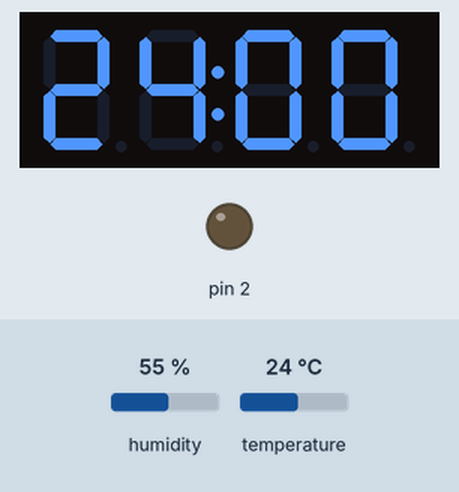
Simulated run of this sketch. Board: Arduino Uno, built with avr-gcc and run on an emulated ATmega328P. On the bench: 4-digit seven-segment display, output pins drawn as LEDs (lit = HIGH). The test bench sets the inputs (shaded band); at power-on: humidity 55 %, temperature 24 °C.

Above: at 1.2 s.
2.3 s: humidity set to 22 %
At 5.1 s:
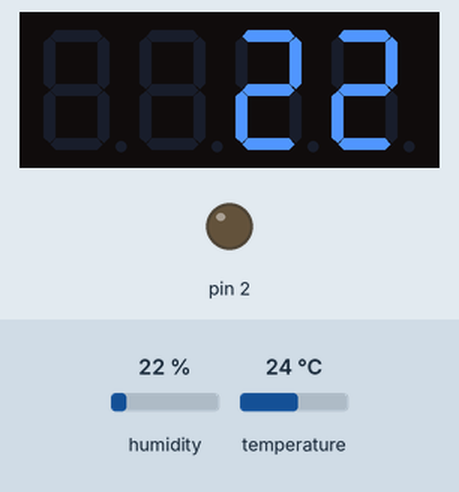
5.9 s: temperature set to 12 °C
At 8.6 s:
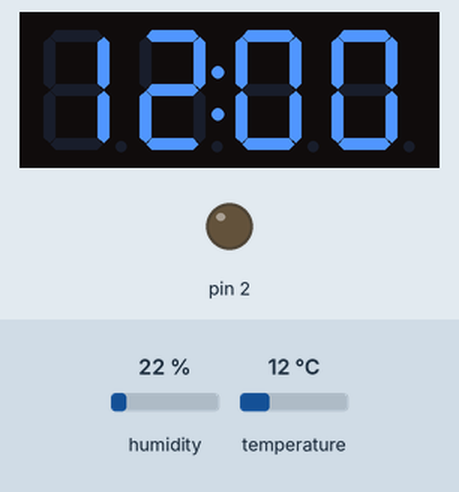
9.3 s: humidity set to 40 %
At 11.9 s:
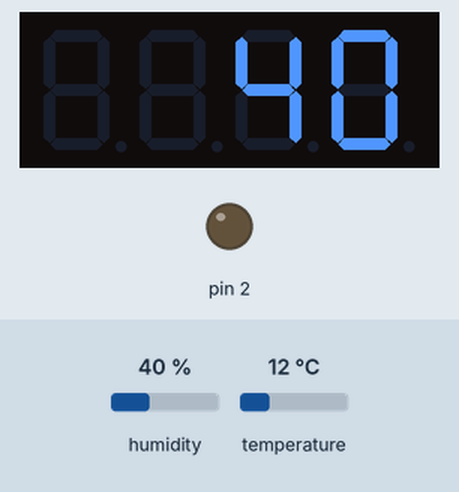
12.6 s: temperature set to 19 °C
At 15.3 s:
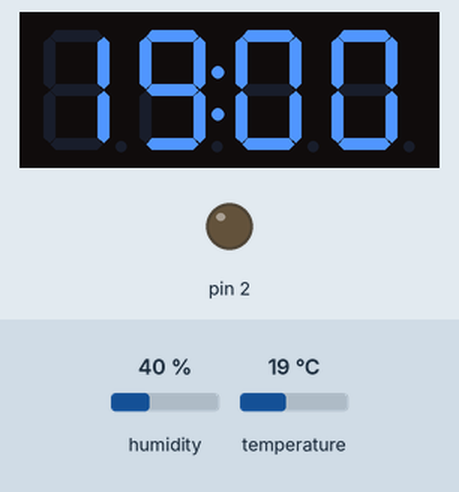
Timing chart, 0 to 16.8 s (numbered marks = the images above; inputs shaded):
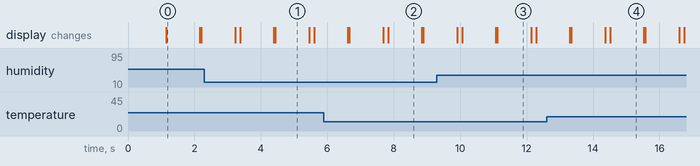

The sketch:

esp01-temp-humidity.ino
```cpp
//esp01 : GPIO 0,1,2,3
#include<TM1637Display.h>
#include<DHT.h>
DHT dht(3,DHT11);
TM1637Display display=TM1637Display(0,1);//clk,dio
float t=0,h=0;
void setup(){
  pinMode(2,OUTPUT);
  dht.begin();
  display.setBrightness(3);
  delay(1000);
}
void loop(){
  delay(100);
  t=dht.readTemperature();
  h=dht.readHumidity();
  int intpart=int(t);
  int decpart=int((t-intpart)*100);
  int combnum=intpart*100+decpart;
  display.showNumberDecEx(combnum,0b01000000,true,4,0);
  delay(1000);
  display.clear();
  delay(20);
  display.showNumberDec(h,false,4,4);
  delay(1000);
  display.clear();
}
```

Measured:
- what the display in image 0 shows lasts 1.1 s, from 1.1 s to 2.2 s
